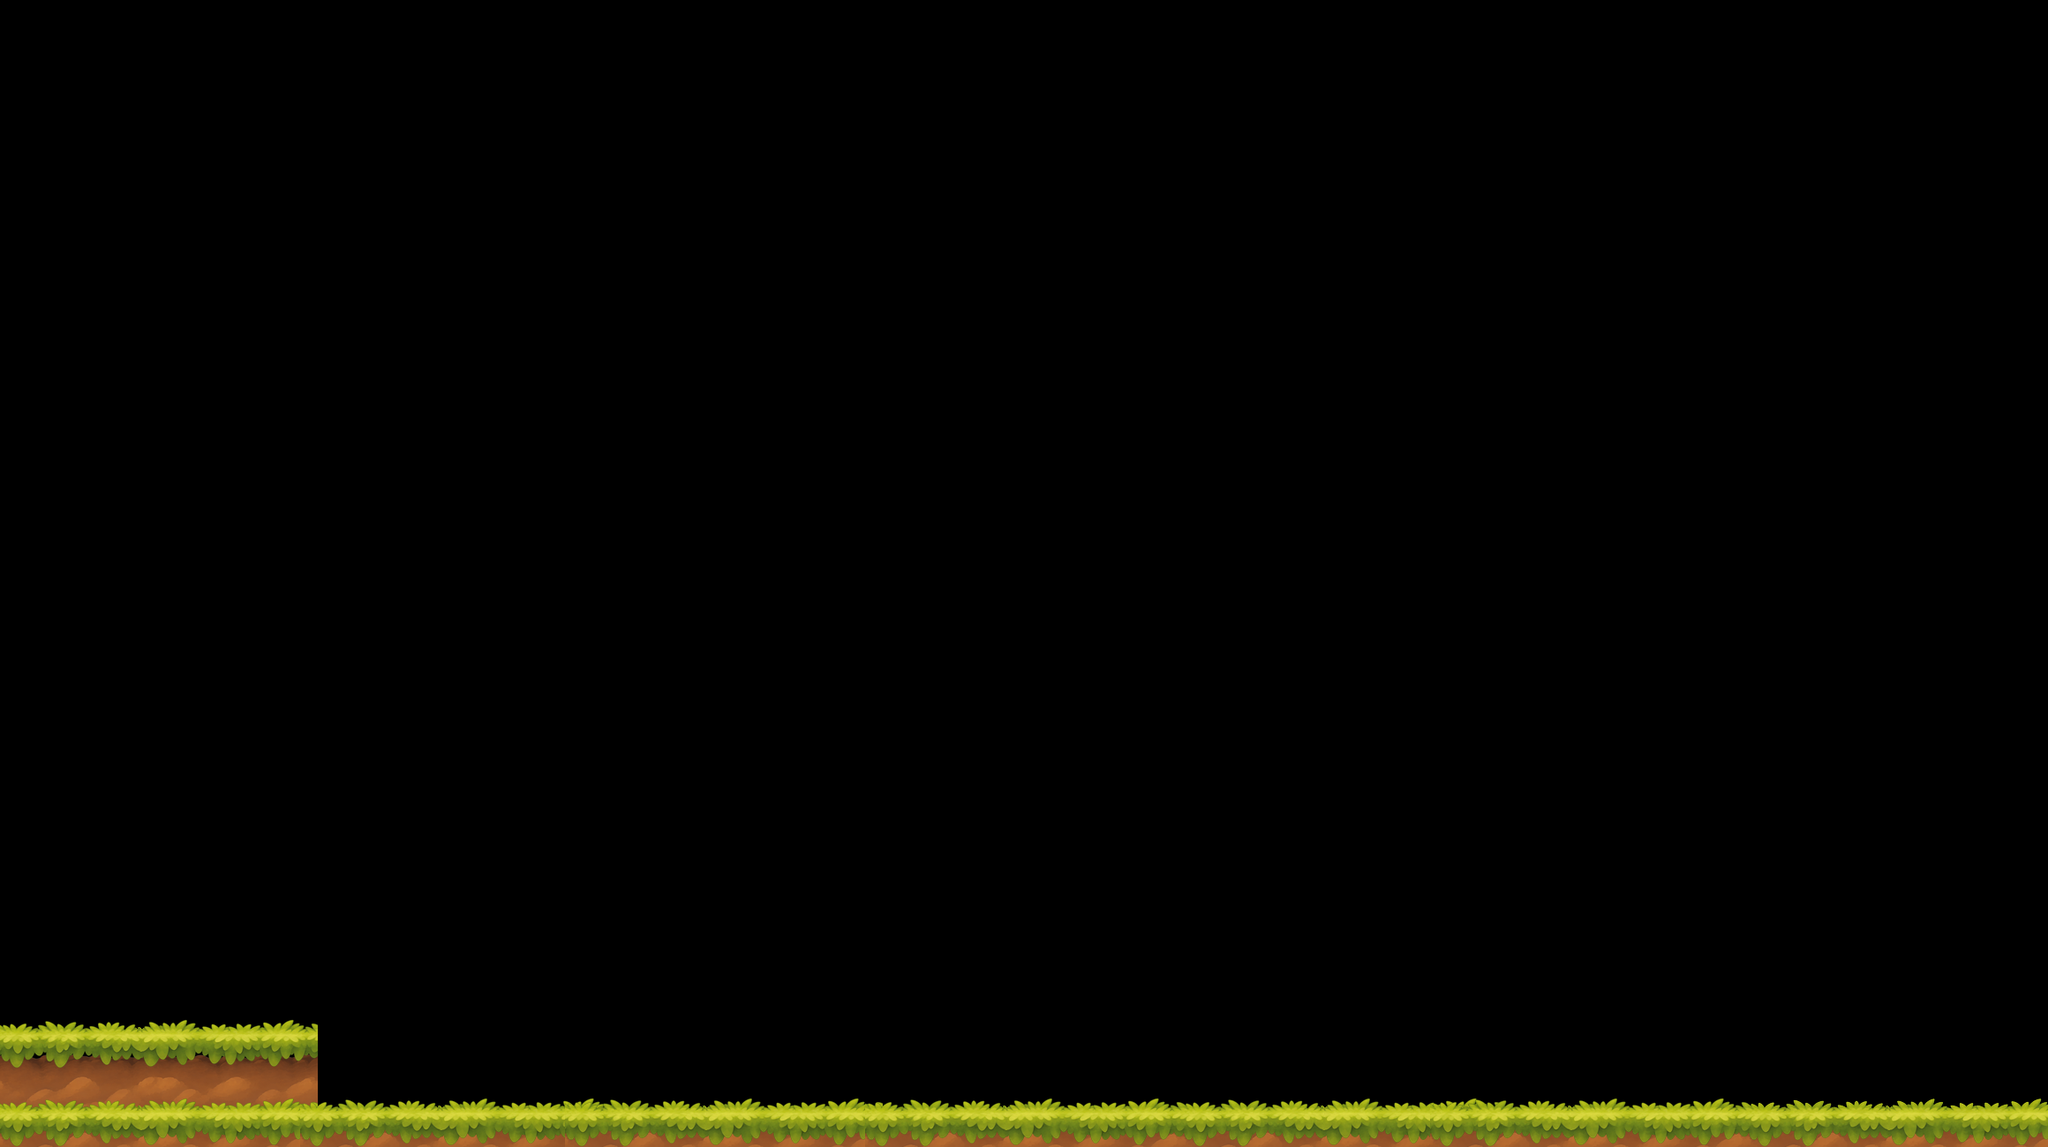

The image is a tile-based game level rendered from a .tmx file. Its description and source (layers, tilesets, objects; grid data summarised) follow:
An orthogonal 116x65 tile map with 20x20 px tiles, 2 tile layers (Grass2, Grass) and 2 objects (player_spawn).

<map version="1.10" tiledversion="1.12.2" orientation="orthogonal" renderorder="right-down" width="116" height="65" tilewidth="20" tileheight="20" infinite="0" nextlayerid="11" nextobjectid="3">
 <tileset firstgid="1" source="TEST.tsx" />
 <layer id="10" name="Grass2" width="116" height="65">
  <data>[7540 cells, 1 non-empty, 1 distinct tile ids]</data>
 </layer>
 <layer id="9" name="Grass" width="116" height="65">
  <data>[7540 cells, 8 non-empty, 2 distinct tile ids]</data>
 </layer>
 <objectgroup id="5" name="WORLD_ART">
  <object id="1" gid="4" x="1883.34" y="1281.66" width="360" height="240" />
 </objectgroup>
 <objectgroup id="7" name="MARKERS">
  <object id="2" name="player_spawn" x="1557.67" y="1202.67">
   <point />
  </object>
 </objectgroup>
</map>
